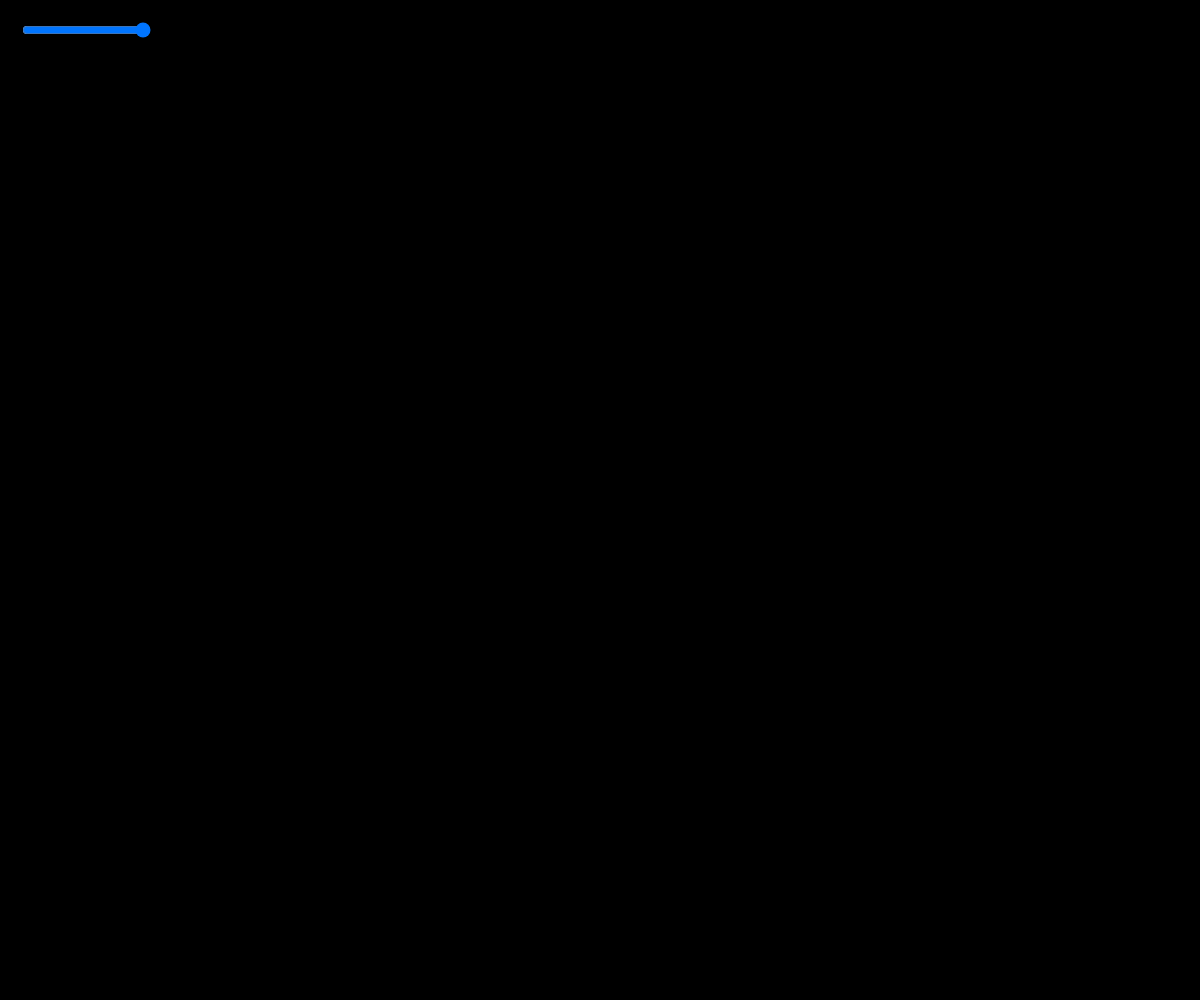
Frame 1 (no input)
Frame 60 (no input): identical to frame 1, image omitted
Frame 120 (the mouse pressed at the canvas centre since frame 60): identical to frame 1, image omitted

The p5.js sketch that drew this single still picture (run headless with seeded random() and noise() and a simulated clock; from frame 60 on, the mouse is pressed at the canvas centre):

// p5.js sketch
// ── sketch.js
//#region main

let width = window.innerWidth;
let height = window.innerHeight;

let slider;

let objects = [{
  type: 'circle',
  x: 100,
  y: 100,
  r: 50
},
{
  type: 'box',
  x: 300,
  y: 300,
  w: 50,
  h: 50
},
{
  type: 'box',
  x: 700,
  y: 500,
  w: 200,
  h: 50
},
{
  type: 'circle',
  x: 900,
  y: 100,
  r: 200
},
{
  type: 'border',
  x: width + 5,
  y: height / 2,
  w: 1,
  h: height / 2
},
{
  type: 'border',
  x: width / 2,
  y: height + 5,
  w: width / 2,
  h: 1,
},
{
  type: 'border',
  x: -5,
  y: height / 2,
  w: 1,
  h: height / 2,
},
{
  type: 'border',
  x: width / 2,
  y: -5,
  w: width / 2,
  h: 1,
},
];

let px, py;

function setup() {
  colorMode(HSB, 100);
  //noStroke();

  ellipseMode(RADIUS);
  rectMode(RADIUS);

  createCanvas(width, height);

  slider = createSlider(0, 100, 100);
  slider.position(20, 20);
}

function draw() {
  background(0);

  if (width - 5 > mouseX && mouseX > 5 && height - 5 > mouseY && mouseY > 5) {
    render(objects);
    debug(objects);
  }
}

function render(objs) {
  fill(1, 0, 0);
  strokeWeight(0);
  objects.forEach(obj => {
    if (obj.type == 'circle') {
      ellipse(obj.x, obj.y, obj.r, obj.r);
    }
    if (obj.type == 'box' || obj.type == 'border') {
      rect(obj.x, obj.y, obj.w, obj.h);
    }
  });
}

function debug(objs) {
  let p = [mouseX, mouseY];
  let h = 2/Math.PI*Math.asin(sin(2*Math.PI*(frameCount/500)))*50+50;
  console.log(h);
  let d = signedDstToScene(mouseX, mouseY, objects);

  fill(h, 0, 0);
  ellipse(p[0], p[1], d);

  fov(objects, p, h, d, 0.04, 5);
}

function fov(objs, p, h, d, i, m) {
  let j = 0;
  march(objs, p, h, d, 0);
  while (j < m) {
    j += i;
    march(objs, p, h, d, j);
    march(objs, p, h, d, -j);
  }
}

function march(objs, p, h, d, a) {
  while (d > 5) {
    h += 1;
    p = vec(p[0], p[1], a, d);
    d = signedDstToScene(p[0], p[1], objs);

    fill(0, 0, 0);
    strokeWeight(1);
    stroke(slider.value()+Math.sin(d/100)*25, 100, 100);
    ellipse(p[0], p[1], d);
    //line(mouseX,mouseY,p[0],p[1])
  }
}

//#endregion

//#region helpers

function length(vx, vy) {
  return Math.sqrt(vx * vx + vy * vy);
}
function signedDstToCircle(px, py, cx, cy, r) {
  return length(cx - px, cy - py) - r;
}

function signedDstToBox(px, py, cx, cy, sx, sy) {
  let ox = Math.abs(px - cx) - sx;
  let oy = Math.abs(py - cy) - sy;


  let ud = length(Math.max(ox, 0), Math.max(oy, 0));

  let dib = Math.max(Math.min(ox, 0), Math.min(oy, 0));


  return ud + dib;
}

function signedDstToScene(px, py, objs) {
  let dst = [];

  objects.forEach(obj => {
    if (obj.type == 'circle') {
      dst.push(signedDstToCircle(px, py, obj.x, obj.y, obj.r));
    }
    if (obj.type == 'box') {
      dst.push(signedDstToBox(px, py, obj.x, obj.y, obj.w, obj.h));
    }
    if (obj.type == 'border') {
      dst.push(signedDstToBox(px, py, obj.x, obj.y, obj.w, obj.h));
    }
  });

  return Math.min(...dst);
}

function vec(x, y, r, l) {
  let x2 = l * Math.cos(r * QUARTER_PI) + x
  let y2 = l * Math.sin(r * QUARTER_PI) + y
  return [x2, y2];
}

//#endregion
// ── style.css
html, body {
  margin: 0;
  padding: 0;
  overflow: hidden;
}
canvas {
  display: flex;
  width: 100vw;
  height: 100vh;
}
